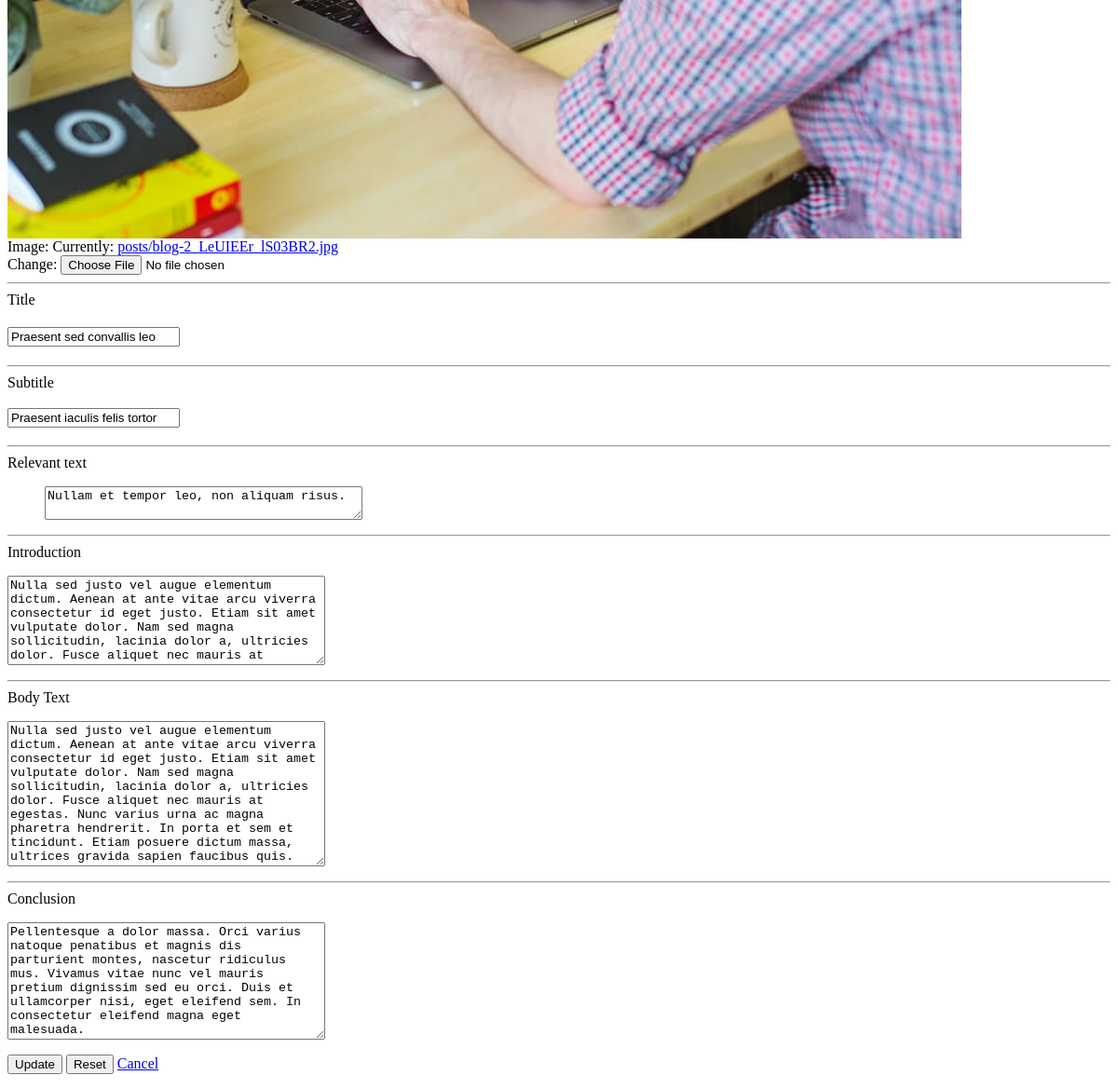
/blog/post/2/update/ (lower part), run on an earlier commit of the app's database.
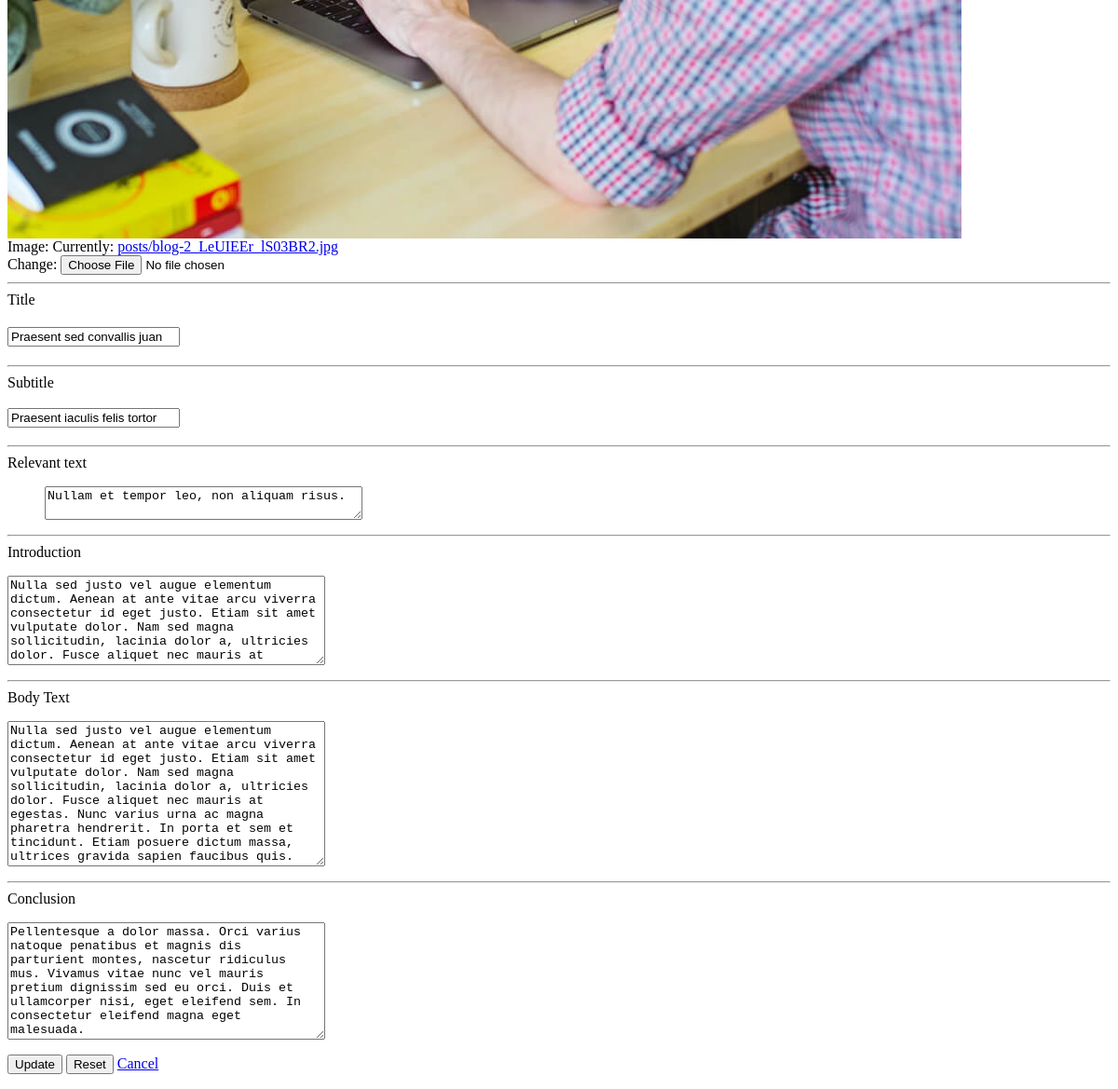
And on a later commit of the database.
### blog/models.py (models this page shows, shortened)
class Post(models.Model):
    title = models.CharField(max_length=200, verbose_name='Title')
    subtitle = models.CharField(max_length=200, verbose_name='Subtitle')
    relevant_text = models.CharField(max_length=50, verbose_name='Relevant Text', null=True, blank=True)
    introduction = models.TextField(verbose_name='Introduction', null=True, blank=True)
    body_text = models.TextField(verbose_name='Body Text', null=True, blank=True)
    conclusion = models.TextField(verbose_name='Conclusion', null=True, blank=True)
    image = models.ImageField(verbose_name='Image', upload_to='posts', null=False, blank=False)
    author = models.ForeignKey(User, verbose_name='Author', on_delete=models.CASCADE)
    created_at = models.DateTimeField(auto_now_add=True, verbose_name='Creation Date')
    updated_at = models.DateTimeField(auto_now=True, verbose_name = 'Edition Date')
    class Meta:
        verbose_name = "Post"
        verbose_name_plural = "Posts"
        ordering = ['-created_at']

### blog/views.py (the view, shortened to what this page needs)
# urls.py: path('post/<int:pk>/update/', PostUpdateView.as_view(), name='post_update'),
class PostUpdateView(UpdateView):
    model = Post
    form_class = PostForm
    template_name = "blog/partials/post_update_form.html"  # solo el form
    def get(self, request, *args, **kwargs):
        if request.headers.get('x-requested-with') == 'XMLHttpRequest':
            self.object = self.get_object()
            context = {'form': self.get_form(), 'post': self.object}
            return render(request, self.template_name, context)
        return super().get(request, *args, **kwargs)

### blog/forms.py
class PostForm(forms.ModelForm):
    class Meta:
        model = Post
        fields = ['title', 'subtitle', 'relevant_text','introduction', 'body_text', 'conclusion','image']
        widgets = {
            'title': forms.TextInput(attrs={'class': 'form-control mt-3', 'placeholder': 'Title'}),
            'subtitle': forms.TextInput(attrs={'class': 'form-control mt-3', 'placeholder': 'Subtitle'}),
            'relevant_text': forms.Textarea(attrs={'class': 'form-control mt-3', 'rows': 2, 'placeholder': 'Relevant Text'}),
            'introduction': forms.Textarea(attrs={'class': 'form-control mt-3', 'rows': 6, 'placeholder': 'Post Introduction'}),
            'body_text': forms.Textarea(attrs={'class': 'form-control mt-3', 'rows': 10, 'placeholder': 'Body Text'}),
            'conclusion': forms.Textarea(attrs={'class': 'form-control mt-3', 'rows': 8, 'placeholder': 'Conclusion'}),
            'image': forms.ClearableFileInput(attrs={'class': 'form-control-file mt-3'})
        }

### core/templates/blog/partials/post_update_form.html (shortened to what this page needs)
<form method="POST" enctype="multipart/form-data" id="post-update-form" action="{% url 'blog:post_update' post.id %}">
    {% if post.image %}
    <div class="post-img mb-3">
      <img src="{{ post.image.url }}" alt="Imagen actual" class="img-fluid">
    </div>
    {% endif %}
    <div class="mb-3">
      {{ form.image.label_tag }}
      {{ form.image }}
      <hr>
    </div>
    <label>Title</label>
    <h2 class="title">{{ form.title }}</h2>
    <hr>
    <label>Subtitle</label>
    <h3 style="text-align:left">{{ form.subtitle }}</h3>
    <hr>
    <label>Relevant text</label>
    <blockquote class="relevant_text"><p>{{ form.relevant_text }}</p></blockquote>
    <hr>
    <label>Introduction</label>
    <p class="introduction">{{ form.introduction }}</p>
    <hr>
    <label>Body Text</label>
    <p>{{ form.body_text}}</p>
    <hr>
    <label>Conclusion</label>
    <p>{{ form.conclusion}}</p>
    <div class="mt-3 d-flex flex-column gap-2">
        <button type="submit" class="btn btn-success">Update</button>
        <button type="reset" class="btn btn-secondary">Reset</button>
        <a href="{% url 'registration:profile_detail' request.user.username %}" class="btn btn-danger">Cancel</a>
    </div>
</form>

What changed in the data, as far as the page shows it:
changed Post "Praesent iaculis felis tortor": title "Praesent sed convallis leo" → "Praesent sed convallis juan"
